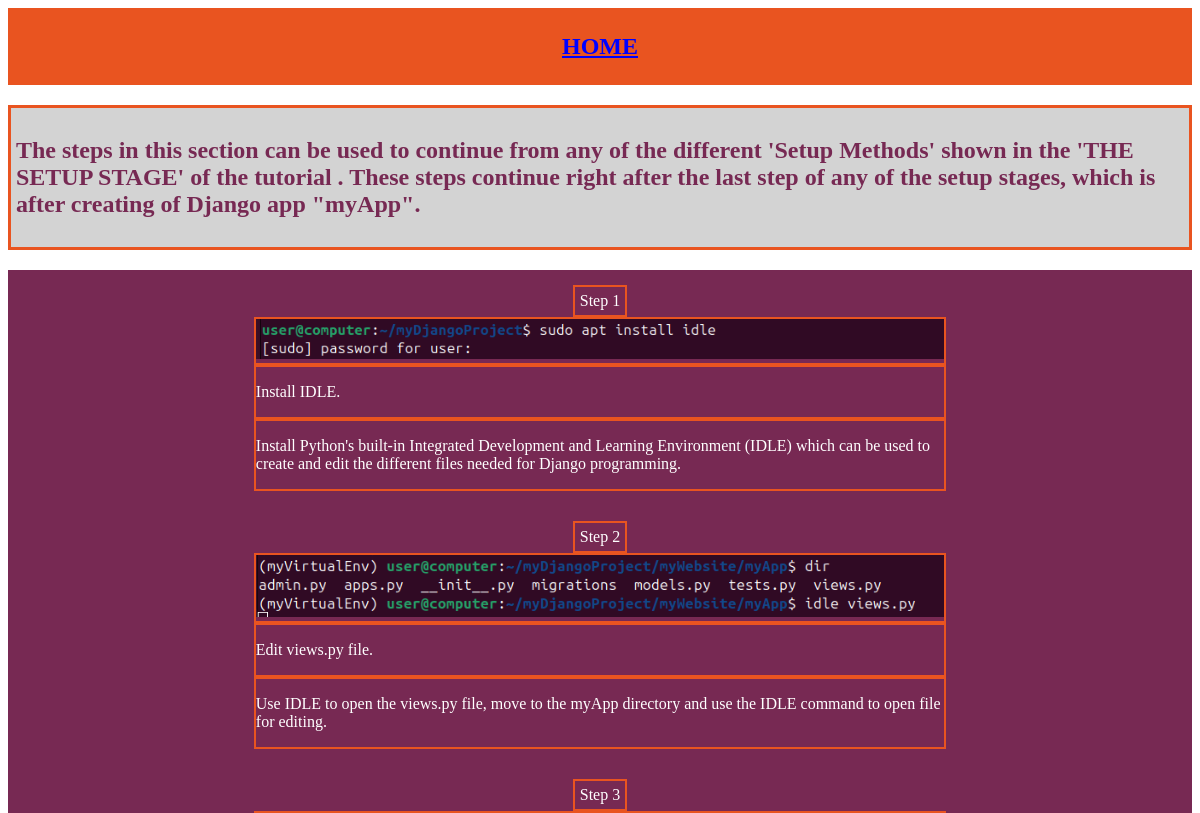
The app's page /hello_world (upper part), older data.
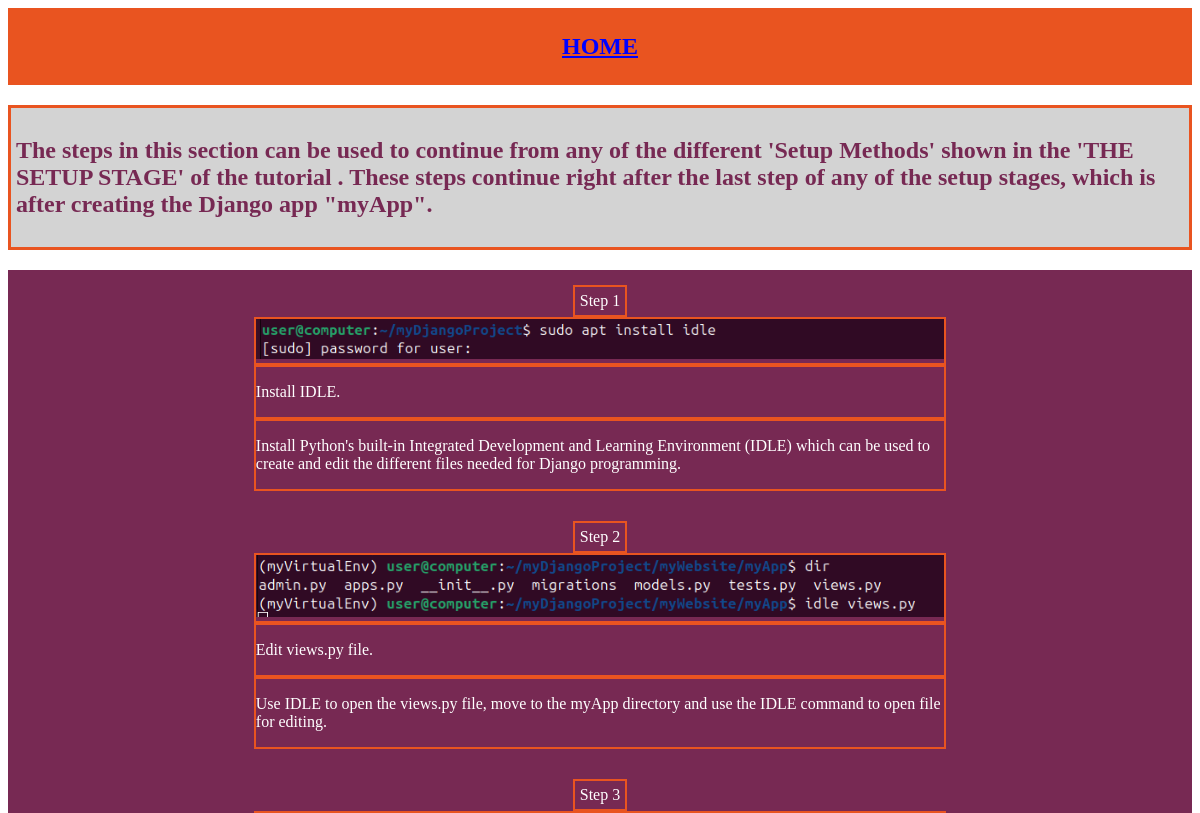
The same page, newer data.
### DjangoTutorial/models.py (models this page shows, shortened)
class Objectives(models.Model):
    objective_description = models.TextField()
    intro = models.TextField(default='')
    class Meta:
        verbose_name = "Objectives"
        verbose_name_plural = "Objectives"

### DjangoTutorial/views.py (the view)
# urls.py: path('hello_world', views.hello_world, name='hello_world'),
def hello_world(request):
    hello_world = Objectives.objects.get(objective_description="Hello World")
    hello_world_instructions = Instructions.objects.filter(objective = hello_world)
    return render(request, 'DjangoTutorial/hello_world.html',{'instructions': hello_world_instructions , 'objective_id' : hello_world})

### DjangoTutorial/templates/DjangoTutorial/hello_world.html (shortened to what this page needs)
{% extends "DjangoTutorial/base.html" %}
{% load static %}
{% block navbar %}
    <a class="instructions_list_nav" href="{% url 'django_intro' %}"><h2>HOME</h2></a>
{% endblock %}
{% block intro %}
<h2 class="home_intro">{{objective_id.intro | linebreaks}}</h2>
{% endblock %}
{% block content %}
{% for instruction in instructions %}
    <div class="container">
        <div class="step">Step {{instruction.step}}</div>
        <div class="code"><img src="{{instruction.code.url}}"></div>
        <div class="code_description">{{instruction.code_description | linebreaks}}</div>
        <div class="reference">{{instruction.reference | linebreaks}}</div>
    </div>
{% endfor %}
{% endblock %}

Row changes from the older to the newer data that the page shows:
changed Objectives: intro "…which is after creating of Django app \"myApp\"." → "…which is after creating the Django app \"myApp\"."
